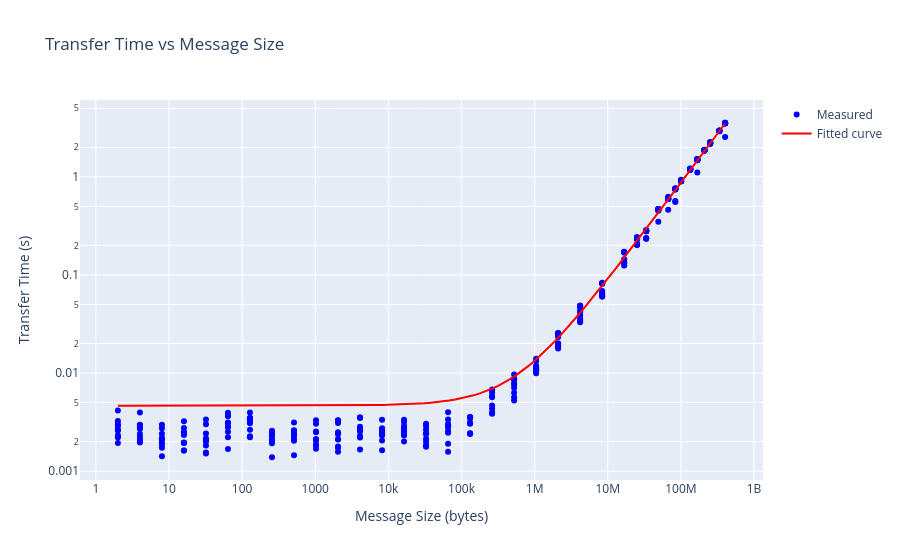
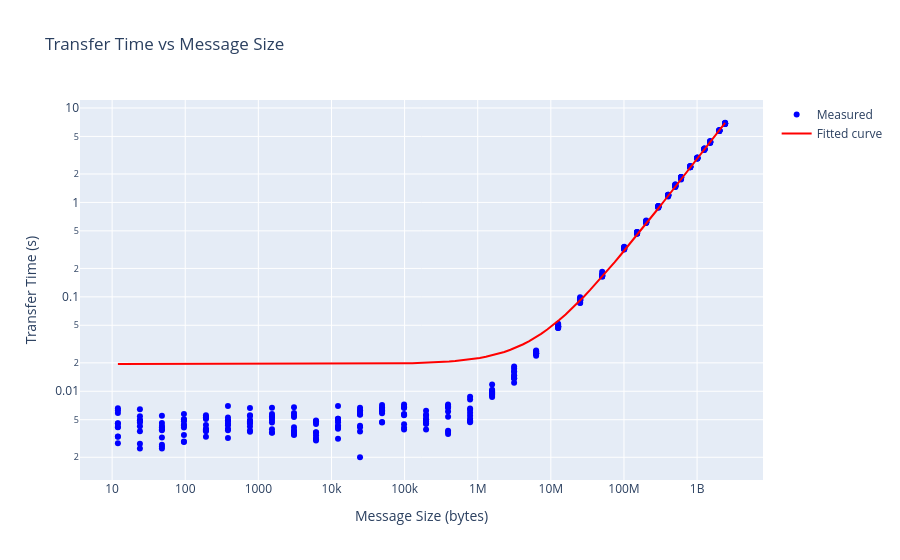

The code cell stored with these charts, in order, in its notebook:
### Code cell
def linear_model(df: pd.DataFrame):
    x_size = df["size_bytes"].values
    x_count = df["transfer_count"].values
    y = df["time_s"].values

    # Define model: latency * count + size / bandwidth
    def model(size, alpha, beta):
        return alpha * 1 + beta * size

    # Fit curve
    params, _ = curve_fit(model, x_size, y)
    alpha, beta = params
    print(f"Latency per transfer (alpha): {alpha:.6f} s/transfer")
    print(f"Effective 1/bandwidth (beta): {beta:.2e} s/byte")
    print(f"Bandwidth ~ {bytes_to_size(1/beta)}/s")

    return model, params

(model, params) = linear_model(df=df_jetson_2)
plot_transfer_time_vs_size(df=df_jetson_2, model=model, params=params)

(model, params) = linear_model(df=df_jetson_4)
plot_transfer_time_vs_size(df=df_jetson_4, model=model, params=params)
